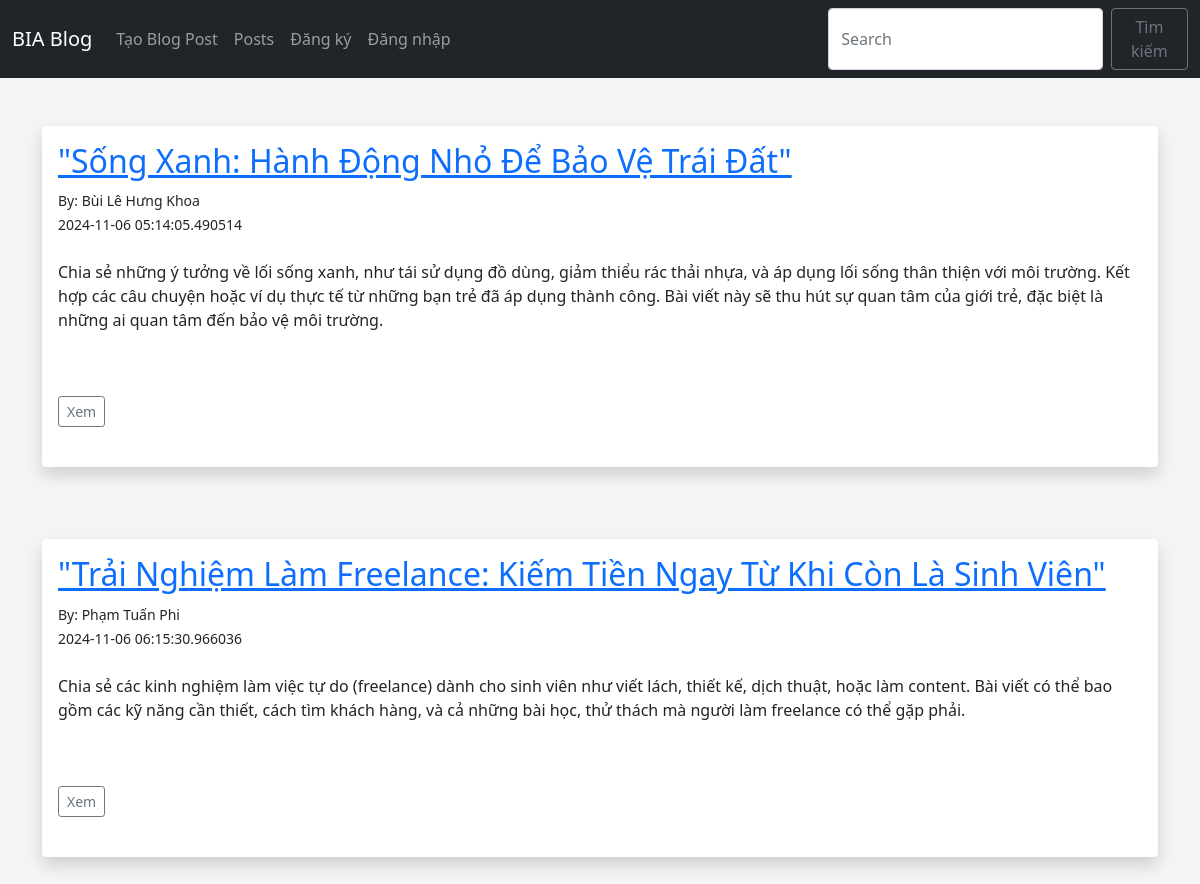
The page /posts on the database its author committed.
### app.py (models this page shows, shortened)
class Posts(db.Model):
	id = db.Column(db.Integer, primary_key=True)
	title = db.Column(db.String(255))
	content = db.Column(db.Text)
	date_posted = db.Column(db.DateTime, default=datetime.utcnow)
	slug = db.Column(db.String(255))
	poster_id = db.Column(db.Integer, db.ForeignKey('users.id'))

class Users(db.Model, UserMixin):
	id = db.Column(db.Integer, primary_key=True)
	username = db.Column(db.String(20), nullable=False, unique=True)
	name = db.Column(db.String(200), nullable=False)
	email = db.Column(db.String(120), nullable=False, unique=True)
	favorite_color = db.Column(db.String(120))
	about_author = db.Column(db.Text(), nullable=True)
	date_added = db.Column(db.DateTime, default=datetime.utcnow)
	profile_pic = db.Column(db.String(), nullable=True)
	password_hash = db.Column(db.String(128))
	posts = db.relationship('Posts', backref='poster')
	@property
	def password(self):
		raise AttributeError('password is not a readable attribute!')

### app.py (the view)
@app.route('/posts')
def posts():
	posts = Posts.query.order_by(Posts.date_posted)
	return render_template("posts.html", posts=posts)

### webforms.py
class SearchForm(FlaskForm):
	searched = StringField("Searched", validators=[DataRequired()])
	submit = SubmitField("Submit")

### app.py (called while the page is built)
@app.context_processor
def base():
	form = SearchForm()
	return dict(form=form)

### templates/posts.html (shortened to what this page needs)
{% extends 'base.html' %}
{% block content %}
<br/>
{% for post in posts %}
<div class="shadow p-3 mb-5 bg-body rounded">
	<h2><a href="{{ url_for('post', id=post.id)}}">{{ post.title }}</a></h2>
	<small>By: {{ post.poster.name }}<br/>
	{{ post.date_posted }}</small> <br/><br/>
	{{ post.content|safe }}
	<br/><br/>
	<a href="{{ url_for('post', id=post.id)}}" class="btn btn-outline-secondary btn-sm">Xem</a>
	<br/><br/>
</div>
<br/>
{% endfor %}
{% endblock %}

### static/css/style.css (style rules this page uses)
body { background: #f4f4f4; }

### rows shown on the page
Posts: title "\"Sống Xanh: Hành Động Nhỏ Để Bảo Vệ Trái Đất\"", poster.name "Bùi Lê Hưng Khoa", date_posted "2024-11-06 05:14:05.490514", content "Chia sẻ những ý tưởng về lối sống xanh, như tái sử dụng đồ dùng, giảm thiểu rác thải nhựa, và áp dụng lối sống thân thiện với môi trường. Kết hợp các câu chuyện hoặc ví dụ thực tế từ những bạn trẻ đã áp dụng thành công. Bài viết này sẽ thu hút sự quan tâm của giới trẻ, đặc biệt là những ai quan tâm đến bảo vệ môi trường."
Posts: title "\"Trải Nghiệm Làm Freelance: Kiếm Tiền Ngay Từ Khi Còn Là Sinh Viên\"", poster.name "Phạm Tuấn Phi", date_posted "2024-11-06 06:15:30.966036", content "Chia sẻ các kinh nghiệm làm việc tự do (freelance) dành cho sinh viên như viết lách, thiết kế, dịch thuật, hoặc làm content. Bài viết có thể bao gồm các kỹ năng cần thiết, cách tìm khách hàng, và cả những bài học, thử thách mà người làm freelance có thể gặp phải."
